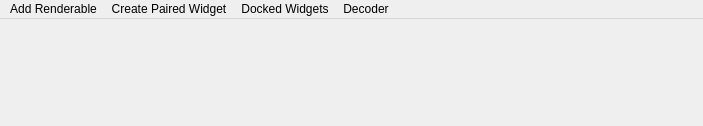
<?xml version="1.0" encoding="UTF-8"?>
<ui version="4.0">
 <author>Pho Hale</author>
 <class>LocalMenus_AddRenderable</class>
 <widget class="QMainWindow" name="LocalMenus_AddRenderable">
  <property name="geometry">
   <rect>
    <x>0</x>
    <y>0</y>
    <width>703</width>
    <height>126</height>
   </rect>
  </property>
  <property name="windowTitle">
   <string notr="true">LocalMenus</string>
  </property>
  <widget class="QWidget" name="centralwidget"/>
  <widget class="QMenuBar" name="menubar">
   <property name="geometry">
    <rect>
     <x>0</x>
     <y>0</y>
     <width>703</width>
     <height>22</height>
    </rect>
   </property>
   <widget class="QMenu" name="menuAdd_Renderable">
    <property name="title">
     <string notr="true">Add Renderable</string>
    </property>
    <property name="icon">
     <iconset resource="../../../../Resources/ActionIcons.qrc">
      <normaloff>:/Render/Icons/actions/categories.png</normaloff>:/Render/Icons/actions/categories.png</iconset>
    </property>
    <widget class="QMenu" name="menuAddRenderable_Time_Curves">
     <property name="title">
      <string notr="true">Add Time Curves...</string>
     </property>
     <property name="icon">
      <iconset resource="../../../../Resources/ActionIcons.qrc">
       <normaloff>:/Render/Icons/actions/chart-up-color.png</normaloff>:/Render/Icons/actions/chart-up-color.png</iconset>
     </property>
     <addaction name="actionAddTimeCurves_Position"/>
     <addaction name="actionAddTimeCurves_Velocity"/>
     <addaction name="actionAddTimeCurves_Random"/>
     <addaction name="actionAddTimeCurves_Custom"/>
     <addaction name="separator"/>
     <addaction name="actionClear_all_Time_Curves"/>
    </widget>
    <widget class="QMenu" name="menuAddRenderable_Time_Intervals">
     <property name="title">
      <string notr="true">Add Time Intervals...</string>
     </property>
     <property name="icon">
      <iconset resource="../../../../Resources/ActionIcons.qrc">
       <normaloff>:/Render/Icons/actions/spectrum-emission.png</normaloff>:/Render/Icons/actions/spectrum-emission.png</iconset>
     </property>
     <addaction name="actionAddTimeIntervals_Session_Epochs"/>
     <addaction name="actionAddTimeIntervals_Laps"/>
     <addaction name="actionAddTimeIntervals_PBEs"/>
     <addaction name="actionAddTimeIntervals_Ripples"/>
     <addaction name="actionAddTimeIntervals_Replays"/>
     <addaction name="actionAddTimeIntervals_Custom"/>
     <addaction name="separator"/>
     <addaction name="actionClear_all_Time_Intervals"/>
    </widget>
    <widget class="QMenu" name="menuAddRenderable_Matplotlib_Plot">
     <property name="title">
      <string>Add Matplotlib Plot...</string>
     </property>
     <property name="icon">
      <iconset resource="../../../../Resources/ActionIcons.qrc">
       <normaloff>:/Graphics/Icons/graphics/ic_multiline_chart_48px.png</normaloff>:/Graphics/Icons/graphics/ic_multiline_chart_48px.png</iconset>
     </property>
     <addaction name="actionAddMatplotlibPlot_DecodedPosition"/>
     <addaction name="actionAddMatplotlibPlot_Custom"/>
     <addaction name="separator"/>
     <addaction name="actionClear_all_Matplotlib_Plots"/>
    </widget>
    <addaction name="menuAddRenderable_Time_Curves"/>
    <addaction name="menuAddRenderable_Time_Intervals"/>
    <addaction name="menuAddRenderable_Matplotlib_Plot"/>
    <addaction name="actionCreate_paired_time_synchronized_widget"/>
    <addaction name="actionAddCustomRenderable"/>
    <addaction name="separator"/>
    <addaction name="actionClear_all_Renderables"/>
   </widget>
   <widget class="QMenu" name="menuCreate_Paired_Widget">
    <property name="title">
     <string notr="true">Create Paired Widget</string>
    </property>
    <addaction name="actionTimeSynchronizedOccupancyPlotter"/>
    <addaction name="actionTimeSynchronizedPlacefieldsPlotter"/>
    <addaction name="actionTimeSynchronizedDecoderPlotter"/>
    <addaction name="separator"/>
    <addaction name="actionCombineTimeSynchronizedPlotterWindow"/>
   </widget>
   <widget class="QMenu" name="menuDocked_Widgets">
    <property name="title">
     <string>Docked Widgets</string>
    </property>
    <widget class="QMenu" name="menuAdd_Docked_Widget">
     <property name="title">
      <string>Add Docked Widget</string>
     </property>
     <addaction name="actionMatplotlib_View"/>
     <addaction name="actionContext_Nested_Docks"/>
     <addaction name="actionCustom"/>
    </widget>
    <addaction name="menuAdd_Docked_Widget"/>
    <addaction name="actionTest"/>
   </widget>
   <widget class="QMenu" name="menuDecoder">
    <property name="title">
     <string>Decoder</string>
    </property>
    <widget class="QMenu" name="menuDecoded_Epoch_Slices">
     <property name="title">
      <string>Decoded Epoch Slices</string>
     </property>
     <property name="icon">
      <iconset resource="../../../../Resources/ActionIcons.qrc">
       <normaloff>:/Graphics/Icons/graphics/Rectangles.png</normaloff>:/Graphics/Icons/graphics/Rectangles.png</iconset>
     </property>
     <addaction name="actionDecoded_Epoch_Slices_Laps"/>
     <addaction name="actionDecoded_Epoch_Slices_PBEs"/>
     <addaction name="actionDecoded_Epoch_Slices_Ripple"/>
     <addaction name="actionDecoded_Epoch_Slices_Replay"/>
     <addaction name="separator"/>
     <addaction name="actionDecoded_Epoch_Slices_Custom"/>
    </widget>
    <addaction name="menuDecoded_Epoch_Slices"/>
   </widget>
   <addaction name="menuAdd_Renderable"/>
   <addaction name="menuCreate_Paired_Widget"/>
   <addaction name="menuDocked_Widgets"/>
   <addaction name="menuDecoder"/>
  </widget>
  <action name="actionAddTimeCurves_Position">
   <property name="text">
    <string notr="true">Position</string>
   </property>
  </action>
  <action name="actionAddTimeCurves_Custom">
   <property name="enabled">
    <bool>false</bool>
   </property>
   <property name="text">
    <string notr="true">Custom...</string>
   </property>
  </action>
  <action name="actionAddCustomRenderable">
   <property name="enabled">
    <bool>false</bool>
   </property>
   <property name="text">
    <string notr="true">Add Custom...</string>
   </property>
  </action>
  <action name="actionAddTimeIntervals_PBEs">
   <property name="text">
    <string notr="true">PBEs</string>
   </property>
  </action>
  <action name="actionAddTimeIntervals_Session_Epochs">
   <property name="text">
    <string notr="true">Session Epochs</string>
   </property>
  </action>
  <action name="actionAddTimeIntervals_Laps">
   <property name="text">
    <string notr="true">Laps</string>
   </property>
  </action>
  <action name="actionAddTimeIntervals_Custom">
   <property name="enabled">
    <bool>false</bool>
   </property>
   <property name="text">
    <string notr="true">Custom...</string>
   </property>
  </action>
  <action name="actionAddTimeCurves_Random">
   <property name="text">
    <string notr="true">Random</string>
   </property>
  </action>
  <action name="actionClear_all_Time_Curves">
   <property name="icon">
    <iconset resource="../../../../Resources/ActionIcons.qrc">
     <normaloff>:/Render/Icons/actions/chart--minus.png</normaloff>:/Render/Icons/actions/chart--minus.png</iconset>
   </property>
   <property name="text">
    <string>Clear all Time Curves</string>
   </property>
  </action>
  <action name="actionClear_all_Time_Intervals">
   <property name="icon">
    <iconset resource="../../../../Resources/ActionIcons.qrc">
     <normaloff>:/Render/Icons/actions/chart--minus.png</normaloff>:/Render/Icons/actions/chart--minus.png</iconset>
   </property>
   <property name="text">
    <string>Clear all Time Intervals</string>
   </property>
  </action>
  <action name="actionClear_all_Renderables">
   <property name="text">
    <string>Clear all Renderables</string>
   </property>
  </action>
  <action name="actionAddTimeIntervals_Ripples">
   <property name="text">
    <string>Ripples</string>
   </property>
  </action>
  <action name="actionAddTimeIntervals_Replays">
   <property name="text">
    <string>Replays</string>
   </property>
  </action>
  <action name="actionCreate_paired_time_synchronized_widget">
   <property name="text">
    <string>Create paired time synchronized widget</string>
   </property>
  </action>
  <action name="actionTimeSynchronizedOccupancyPlotter">
   <property name="icon">
    <iconset resource="../../../../Resources/ActionIcons.qrc">
     <normaloff>:/Render/Icons/actions/bar-chart_2@1x.png</normaloff>:/Render/Icons/actions/bar-chart_2@1x.png</iconset>
   </property>
   <property name="text">
    <string notr="true">TimeSynchronizedOccupancyPlotter</string>
   </property>
  </action>
  <action name="actionTimeSynchronizedPlacefieldsPlotter">
   <property name="icon">
    <iconset resource="../../../../Resources/ActionIcons.qrc">
     <normaloff>:/Render/Icons/actions/wifi-channel_2@1x.png</normaloff>:/Render/Icons/actions/wifi-channel_2@1x.png</iconset>
   </property>
   <property name="text">
    <string notr="true">TimeSynchronizedPlacefieldsPlotter</string>
   </property>
  </action>
  <action name="actionCombineTimeSynchronizedPlotterWindow">
   <property name="icon">
    <iconset resource="../../../../Resources/ActionIcons.qrc">
     <normaloff>:/Graphics/Icons/graphics/ic_multiline_chart_48px.png</normaloff>:/Graphics/Icons/graphics/ic_multiline_chart_48px.png</iconset>
   </property>
   <property name="text">
    <string notr="true">Combined Time Syncrhonized Plotter</string>
   </property>
  </action>
  <action name="actionTimeSynchronizedDecoderPlotter">
   <property name="icon">
    <iconset resource="../../../../Resources/ActionIcons.qrc">
     <normaloff>:/Render/Icons/actions/area-chart_2@1x.png</normaloff>:/Render/Icons/actions/area-chart_2@1x.png</iconset>
   </property>
   <property name="text">
    <string notr="true">TimeSynchronizedDecoderPlotter</string>
   </property>
  </action>
  <action name="actionAddMatplotlibPlot_DecodedPosition">
   <property name="enabled">
    <bool>false</bool>
   </property>
   <property name="icon">
    <iconset resource="../../../../Resources/ActionIcons.qrc">
     <normaloff>:/Graphics/Icons/graphics/ic_blur_linear_48px.png</normaloff>:/Graphics/Icons/graphics/ic_blur_linear_48px.png</iconset>
   </property>
   <property name="text">
    <string>Add Position Decoding</string>
   </property>
   <property name="statusTip">
    <string>Use from &quot;Create Connected Widget&quot; menu</string>
   </property>
  </action>
  <action name="actionClear_all_Matplotlib_Plots">
   <property name="icon">
    <iconset resource="../../../../Resources/ActionIcons.qrc">
     <normaloff>:/Render/Icons/actions/chart--minus.png</normaloff>:/Render/Icons/actions/chart--minus.png</iconset>
   </property>
   <property name="text">
    <string>Clear all Matplotlib Plots</string>
   </property>
  </action>
  <action name="actionAddMatplotlibPlot_Custom">
   <property name="enabled">
    <bool>false</bool>
   </property>
   <property name="text">
    <string>Custom Matplotlib Plot...</string>
   </property>
  </action>
  <action name="actionMatplotlib_View">
   <property name="text">
    <string>Matplotlib View</string>
   </property>
   <property name="toolTip">
    <string>&lt;html&gt;&lt;head/&gt;&lt;body&gt;&lt;p&gt;Matplotlib View&lt;img src=&quot;:/Graphics/Icons/graphics/ic_timeline_48px.png&quot;/&gt;&lt;/p&gt;&lt;/body&gt;&lt;/html&gt;</string>
   </property>
  </action>
  <action name="actionCustom">
   <property name="text">
    <string>Custom...</string>
   </property>
  </action>
  <action name="actionTest">
   <property name="text">
    <string>Test</string>
   </property>
  </action>
  <action name="actionContext_Nested_Docks">
   <property name="text">
    <string>Context Nested Docks</string>
   </property>
  </action>
  <action name="actionDecoded_Epoch_Slices_Laps">
   <property name="icon">
    <iconset resource="../../../../Resources/ActionIcons.qrc">
     <normaloff>:/Graphics/Icons/graphics/Rectangles.png</normaloff>:/Graphics/Icons/graphics/Rectangles.png</iconset>
   </property>
   <property name="text">
    <string>Laps</string>
   </property>
  </action>
  <action name="actionDecoded_Epoch_Slices_PBEs">
   <property name="text">
    <string>PBEs</string>
   </property>
  </action>
  <action name="actionDecoded_Epoch_Slices_Ripple">
   <property name="text">
    <string>Ripple</string>
   </property>
  </action>
  <action name="actionDecoded_Epoch_Slices_Replay">
   <property name="text">
    <string>Replay</string>
   </property>
  </action>
  <action name="actionDecoded_Epoch_Slices_Custom">
   <property name="enabled">
    <bool>false</bool>
   </property>
   <property name="text">
    <string>Custom...</string>
   </property>
  </action>
  <action name="actionAddTimeCurves_Velocity">
   <property name="text">
    <string>Velocity</string>
   </property>
  </action>
 </widget>
 <resources>
  <include location="../../../../Resources/GuiResources.qrc"/>
  <include location="../../../../Resources/ActionIcons.qrc"/>
  <include location="../../../../External/breeze_style_sheets/dist/qrc/breeze.qrc"/>
 </resources>
 <connections/>
</ui>
